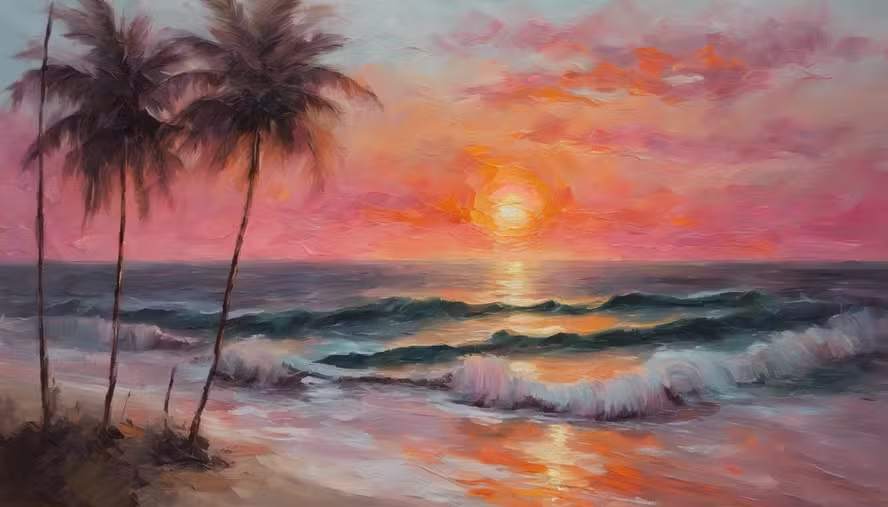
#> input picture lite_image_editor/mar.png, 888 x 507 px
$ python -i def_1_split_and_,merge.py   (imports and definitions only)
#> lines starting #> are read from the running program, lines starting #| are printed output that depends on the picture
#> further down, picture is the input picture: shape (507, 888, 3); mean B, G, R 102, 104.8, 145.2
import cv2
from def_0_abrir_imagem import selecionar_imagem, abrir_imagem

def split_and_merge(imagem):
    """
    Realiza a separação e junção de canais de uma imagem.
    Permite realizar alterações nos canais antes de juntá-los novamente.

    :param imagem: Caminho da imagem a ser processada.
    """
    # Converte para o espaço de cores HSV
    imagem_hsv = cv2.cvtColor(imagem, cv2.COLOR_BGR2HSV)
#> imagem_hsv: shape (507, 888, 3); mean H, S, V 93.3, 81.6, 147.3
    cv2.imshow("Imagem HSV", imagem_hsv)

    # Realiza separação de canais HSV
    matiz, saturacao, valor = cv2.split(imagem_hsv)
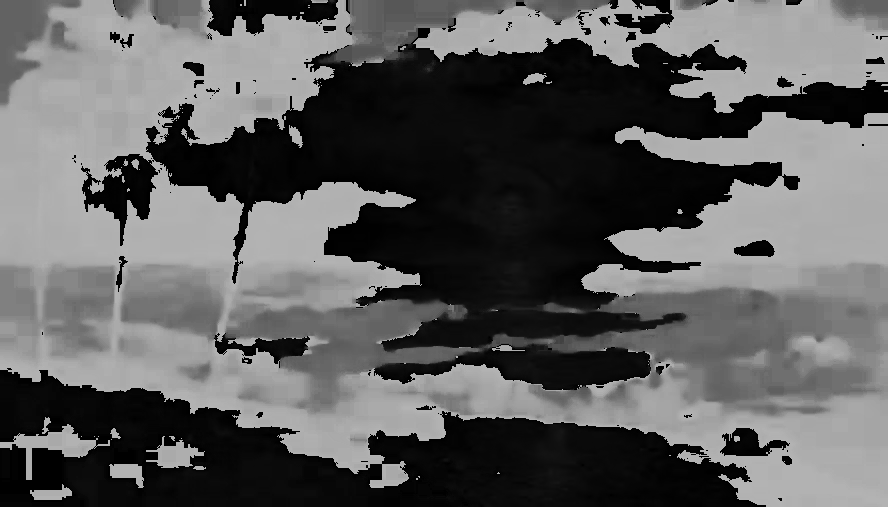
#> matiz: shape (507, 888); min 0, max 179, mean 93.3
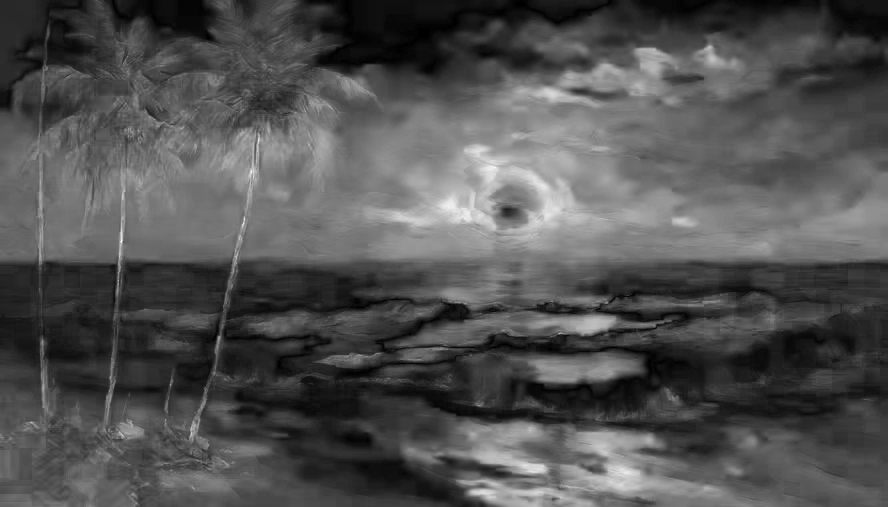
#> saturacao: shape (507, 888); min 0, max 255, mean 81.6
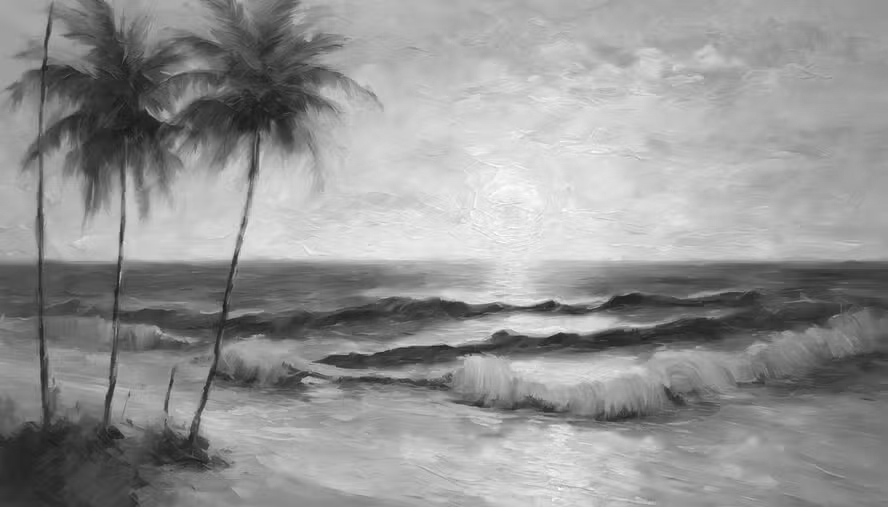
#> valor: shape (507, 888); min 23, max 255, mean 147.3

    # Aqui você pode realizar alterações nos canais individualmente
    # Exemplo: inverter o canal de matiz
    matiz = cv2.bitwise_not(matiz)
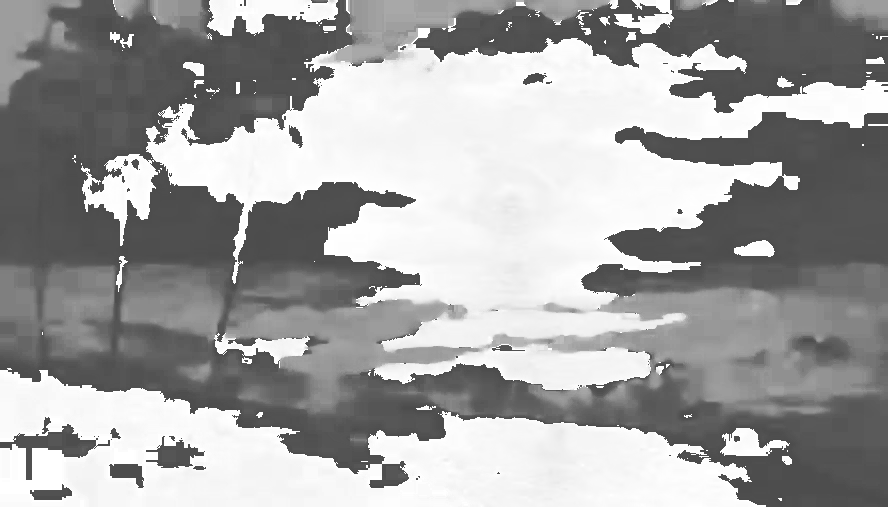
#> matiz: shape (507, 888); min 76, max 255, mean 161.7

    # Realiza junção dos canais HSV
    imagem_hsv_modificada = cv2.merge((matiz, saturacao, valor))
#> imagem_hsv_modificada: shape (507, 888, 3); mean H, S, V 161.7, 81.6, 147.3
    # cv2.imshow("Imagem junção canais HSV", imagem_hsv_modificada)

    # Converte de volta para o espaço de cores BGR
    imagem_resultado = cv2.cvtColor(imagem_hsv_modificada, cv2.COLOR_HSV2BGR)
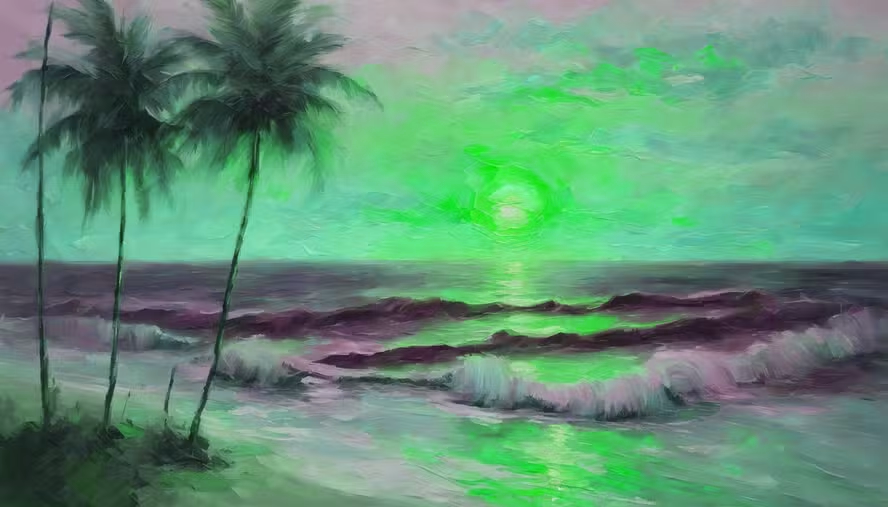
#> imagem_resultado: shape (507, 888, 3); mean B, G, R 118, 144.7, 97.5
    # cv2.imshow("Imagem HSV para RGB", imagem_resultado)

    return imagem_resultado

>>> import cv2
>>> picture = cv2.imread('../lite_image_editor/mar.png')
>>> result = split_and_merge(picture)
